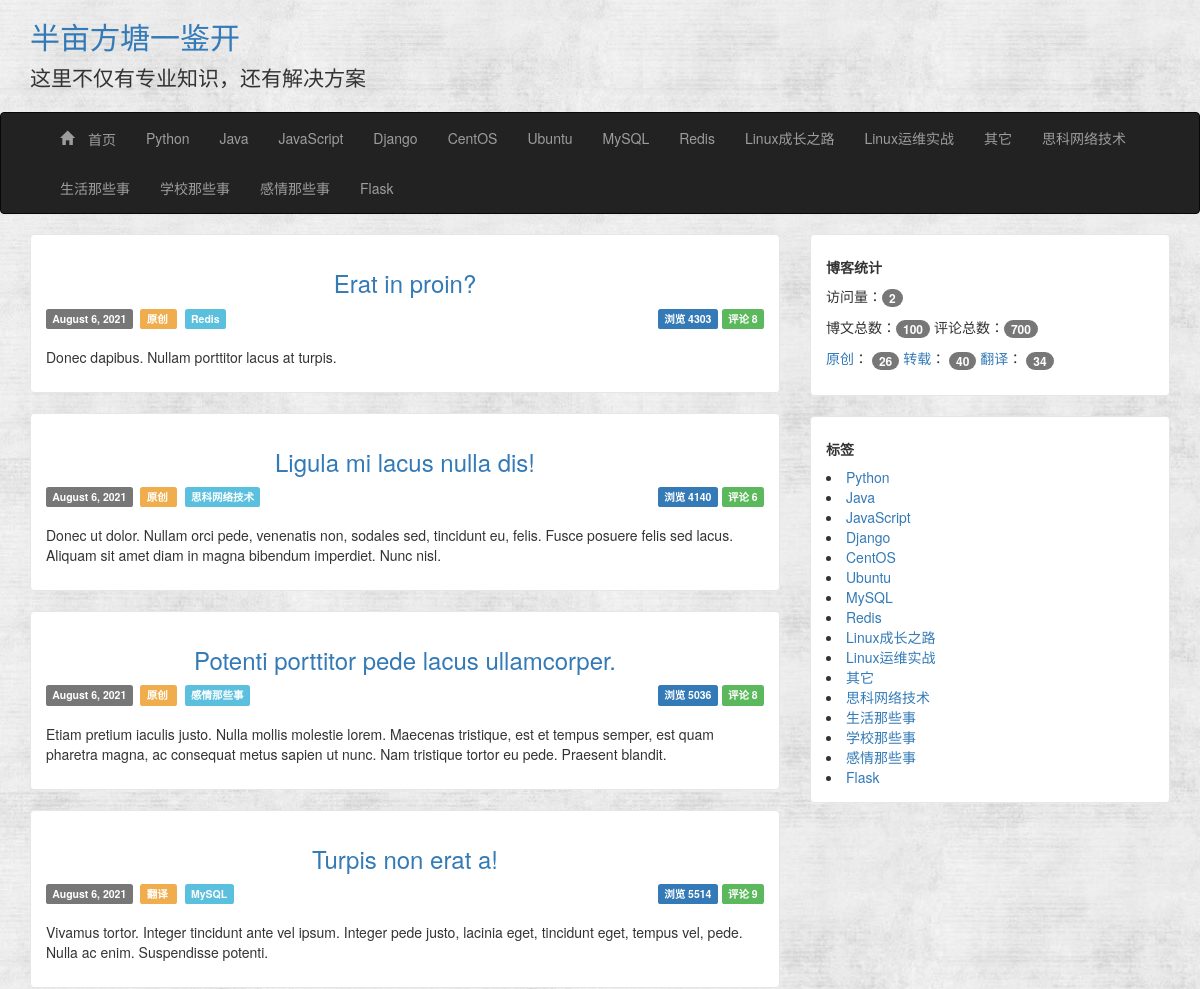
Before: / (upper part) with the older database file.
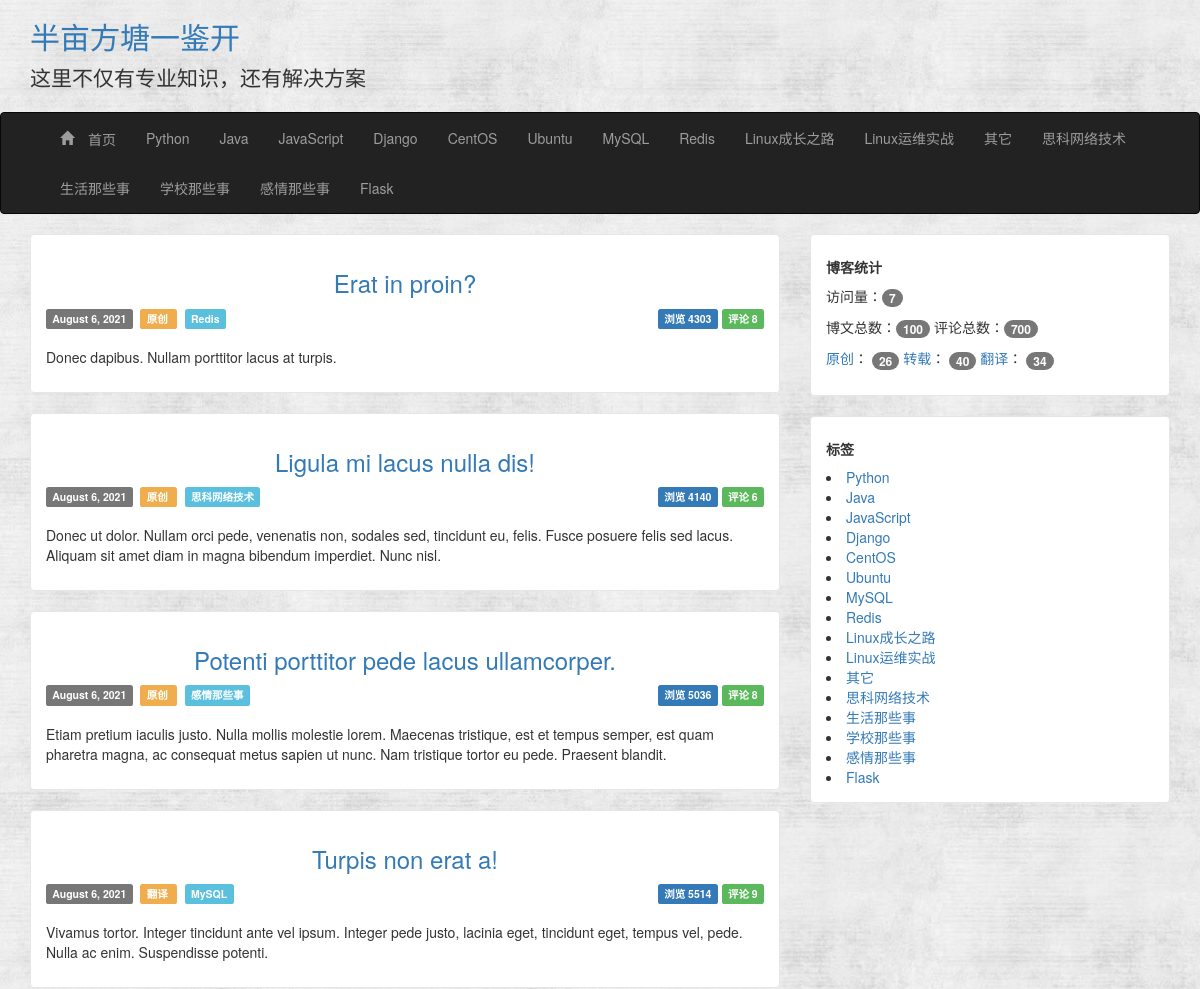
After: the same page with the newer database file.
### app/models.py (models this page shows, shortened)
class BlogInfo(db.Model):
    __tablename__ = 'blog_info'
    id = db.Column(db.Integer, primary_key=True)
    title = db.Column(db.String(64))
    signature = db.Column(db.Text)
    navbar = db.Column(db.String(64))

class ArticleType(db.Model):
    __tablename__ = 'articleTypes'
    id = db.Column(db.Integer, primary_key=True)
    name = db.Column(db.String(64), unique=True)
    introduction = db.Column(db.Text, default=None)
    articles = db.relationship('Article', backref='articleType', lazy='dynamic')
    menu_id = db.Column(db.Integer, db.ForeignKey('menus.id'), default=None)
    setting_id = db.Column(db.Integer, db.ForeignKey('articleTypeSettings.id'))
    @property
    def is_hide(self):
        if self.setting:
            return self.setting.hide
        else:
            return False

class Article(db.Model):
    __tablename__ = 'articles'
    id = db.Column(db.Integer, primary_key=True)
    title = db.Column(db.String(64), unique=True)
    content = db.Column(db.Text)
    summary = db.Column(db.Text)
    create_time = db.Column(db.DateTime, index=True, default=datetime.utcnow)
    update_time = db.Column(db.DateTime, index=True, default=datetime.utcnow)
    num_of_view = db.Column(db.Integer, default=0)
    articleType_id = db.Column(db.Integer, db.ForeignKey('articleTypes.id'))
    source_id = db.Column(db.Integer, db.ForeignKey('sources.id'))
    comments = db.relationship('Comment', backref='article', lazy='dynamic')

class Source(db.Model):
    __tablename__ = 'sources'
    id = db.Column(db.Integer, primary_key=True)
    name = db.Column(db.String(64), unique=True)
    articles = db.relationship('Article', backref='source', lazy='dynamic')

class Plugin(db.Model):
    __tablename__ = 'plugins'
    id = db.Column(db.Integer, primary_key=True)
    title = db.Column(db.String(64), unique=True)
    note = db.Column(db.Text, default='')
    content = db.Column(db.Text, default='')
    order = db.Column(db.Integer, default=0)
    disabled = db.Column(db.Boolean, default=False)

class BlogView(db.Model):
    __tablename__ = 'blog_view'
    id = db.Column(db.Integer, primary_key=True)
    num_of_view = db.Column(db.BigInteger, default=0)
    @staticmethod
    def add_view(db):
        view = BlogView.query.first()
        view.num_of_view += 1
        db.session.add(view)
        db.session.commit()

### app/main/views.py (the view)
@main.route('/')
def index():
    BlogView.add_view(db)
    page = request.args.get('page', 1, type=int)
    pagination = Article.query.order_by(Article.create_time.desc()).paginate(
            page, per_page=current_app.config['ARTICLES_PER_PAGE'],
            error_out=False)
    articles = pagination.items
    return render_template('index.html', articles=articles,
                           pagination=pagination, endpoint='.index')

### app/templates/index.html (shortened to what this page needs)
{% extends 'base.html' %}
{% import "_macros.html" as macros %}
{% block content %}
    {% include "_article_entry.html" %}
{% endblock %}

### app/templates/base.html (shortened to what this page needs)
<!DOCTYPE html>
<html lang="en">
<head>
    {% block stylesheet %}
        <link href="{{ url_for('static', filename='css/bootstrap.css') }}" rel="stylesheet">
        <link href="{{ url_for('static', filename='css/common.css') }}" rel="stylesheet">
    {% endblock %}
</head>
<body>
<header>
    <div class='header-top'>
        <div class="container">
            <h2  class="blog-title"><a href="{{ url_for('main.index') }}">{{ BlogInfo.query.first().title }}</a></h2>
            <p class="lead signature">
                {{ BlogInfo.query.first().signature }}
            </p>
        </div>
    </div>
    <nav class="navbar navbar-{{ BlogInfo.query.first().navbar }}" role="navigation">
        <div class="container">
            <div class="collapse navbar-collapse">
                <ul class="nav navbar-nav">
                    <li class=""><a href="/"><span class="glyphicon glyphicon-home"> 首页</span></a></li>
                    {% for article_type in ArticleType.query.all() %}
                        {% if not article_type.menu %}
                            {% if not article_type.is_hide %}
                                <li>
                                    <a href="{{ url_for('main.articleTypes', id=article_type.id) }}">
                                        {{ article_type.name }}
                                    </a>
                                </li>
                            {% endif %}
                        {% endif %}
                    {% endfor %}
                </ul>
            </div>
        </div>
    </nav>
</header>
{% block Content %}
    <div class="content">
        <div class="container">
            <div class="row">
                <div class="col-md-8 article">
                    {% block content %}
                    {% endblock %}
                </div>
                <div class="col-md-4 blog_nav">
                    {% block blog_nav_plugin %}
                        {% for plugin in Plugin.query.order_by(Plugin.order.asc()).all() %}
                            {% if plugin.disabled != True %}
                                {% if plugin.content != 'system_plugin' %}
                                    <div id="{{ plugin.title }}" class="entry-box">
                                        <h5><strong>{{ plugin.title }}</strong></h5>
                                        {{ plugin.content | safe }}
                                    </div>
                                {% else %}
                                    <div class="entry-box">
                                        <h5><strong>博客统计</strong></h5>
                                        <p>访问量：<span class="badge">{{ BlogView.query.first().num_of_view }}</span></p>
                                        <p>
                                            博文总数：<span class="badge">{{ Article.query.count() }}</span>
                                            评论总数：<span class="badge">{{ Comment.query.count() }}</span>
                                        </p>
                                        <p>
                                            {% for source in Source.query.all() %}
                                                <a href="{{ url_for('main.article_sources', id=source.id) }}">{{ source.name }}</a>：
                                                <span class="badge">{{ source.articles.count() }}</span>
                                            {% endfor %}
                                        </p>
                                    </div>
                                    <div class="entry-box">
                                        <h5><strong>标签</strong></h5>
                                        {% for article_type in ArticleType.query.all() %}
                                            {% if not article_type.menu %}
                                                {% if not article_type.is_hide %}
                                                    <li>
                                                        <a href="{{ url_for('main.articleTypes', id=article_type.id) }}">
                                                            {{ article_type.name }}
                                                        </a>
                                                    </li>
                                                {% endif %}
                                            {% endif %}
                                        {% endfor %}
                                    </div>
                                {% endif %}
                            {% endif %}
                        {% endfor %}
                    {% endblock %}
                </div>
            </div>
        </div>
    </div>
{% endblock %}
</body>
</html>

### app/templates/_article_entry.html
{% for article in articles %}
    <div id='article-entry' class="entry-box">
    {% include '_article_info.html' %}
    </div>
{% endfor %}

### app/templates/_article_info.html
<div class="article-entry-header">
    <h3 class="article-entry-title">
        <a href="{{ url_for('.articleDetails', id=article.id) }}">{{ article.title }}</a>
    </h3>
</div>
<div class="article-entry-info">
    <div class="base-info">
        <span class="label label-default">{{ moment(article.create_time.date()).format('LL') }}</span>&nbsp;
        <span class="label label-warning">
            <a href="{{ url_for('main.article_sources', id=article.source.id) }}" target="_blank" style="color: white">
                {{ article.source.name }}
            </a>
        </span>&nbsp;
        <span class="label label-info">
            <a href="{{ url_for('main.articleTypes', id=article.articleType.id) }}" target="_blank" style="color: white">
                {{ article.articleType.name }}
            </a>
        </span>
    </div>
    <div class="main-info">
        <span class="label label-primary">浏览 {{ article.num_of_view }}</span>
        <span class="label label-success">评论 {{ article.comments.count() }}</span>
    </div>
</div>
<div class="article-entry-sum">
    <p>{{ article.summary }}</p>
</div>

### app/static/css/common.css (style rules this page uses)
body { background: url('../images/background.jpg'); }
.blog-title a:link { text-decoration: none; }
.signature { padding-left: 0px; }
.content { min-height: 800px; }
.article-entry-sum { margin-top: 5px; }
.entry-box { background: #fff; padding: 15px; margin-bottom: 20px; border: 1px solid #e6e6e6; border-radius: 4px; }
.article-entry-header { margin: 0; padding: 0; border: 0; font: inherit; vertical-align: baseline; }
.article-entry-title { text-align: center; margin-bottom: 10px; }
.article-entry-title a { text-decoration: none; }
.article-entry-info { height: 35px; }
.article-entry-info .base-info { float: left; }
.article-entry-info .main-info { float: right; }

Changed rows visible on the page:
changed BlogView: query.first "2" → "7"
